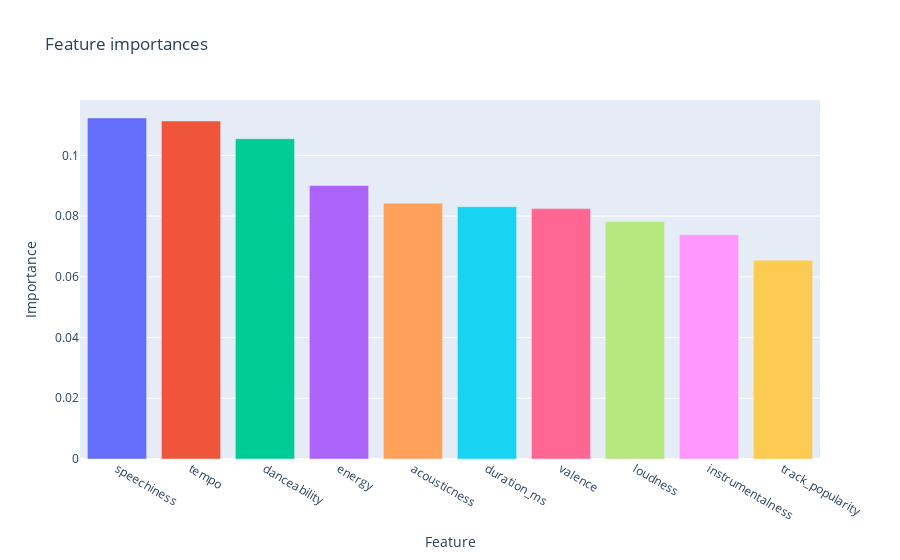

Notebook code cell kept with this figure:
### Markdown cell above
### Feature Importance

### Code cell
# Feature importance plot
feature_importance_plot(rf, X_train)

### Figure 1 — Plotly figure (JSON) as saved in the notebook; plotly's stock layout.template omitted (floating-point values rounded to 4 significant figures)
{"data": [{"alignmentgroup": "True", "hovertemplate": "Feature=%{x}<br>Importance=%{y}<extra></extra>", "legendgroup": "speechiness", "marker": {"color": "#636efa", "pattern": {"shape": ""}}, "name": "speechiness", "offsetgroup": "speechiness", "orientation": "v", "showlegend": true, "textposition": "auto", "type": "bar", "x": ["speechiness"], "xaxis": "x", "y": [0.1123], "yaxis": "y"}, {"alignmentgroup": "True", "hovertemplate": "Feature=%{x}<br>Importance=%{y}<extra></extra>", "legendgroup": "tempo", "marker": {"color": "#EF553B", "pattern": {"shape": ""}}, "name": "tempo", "offsetgroup": "tempo", "orientation": "v", "showlegend": true, "textposition": "auto", "type": "bar", "x": ["tempo"], "xaxis": "x", "y": [0.1114], "yaxis": "y"}, {"alignmentgroup": "True", "hovertemplate": "Feature=%{x}<br>Importance=%{y}<extra></extra>", "legendgroup": "danceability", "marker": {"color": "#00cc96", "pattern": {"shape": ""}}, "name": "danceability", "offsetgroup": "danceability", "orientation": "v", "showlegend": true, "textposition": "auto", "type": "bar", "x": ["danceability"], "xaxis": "x", "y": [0.1055], "yaxis": "y"}, {"alignmentgroup": "True", "hovertemplate": "Feature=%{x}<br>Importance=%{y}<extra></extra>", "legendgroup": "energy", "marker": {"color": "#ab63fa", "pattern": {"shape": ""}}, "name": "energy", "offsetgroup": "energy", "orientation": "v", "showlegend": true, "textposition": "auto", "type": "bar", "x": ["energy"], "xaxis": "x", "y": [0.09009], "yaxis": "y"}, {"alignmentgroup": "True", "hovertemplate": "Feature=%{x}<br>Importance=%{y}<extra></extra>", "legendgroup": "acousticness", "marker": {"color": "#FFA15A", "pattern": {"shape": ""}}, "name": "acousticness", "offsetgroup": "acousticness", "orientation": "v", "showlegend": true, "textposition": "auto", "type": "bar", "x": ["acousticness"], "xaxis": "x", "y": [0.08428], "yaxis": "y"}, {"alignmentgroup": "True", "hovertemplate": "Feature=%{x}<br>Importance=%{y}<extra></extra>", "legendgroup": "duration_ms", "marker": {"color": "#19d3f3", "pattern": {"shape": ""}}, "name": "duration_ms", "offsetgroup": "duration_ms", "orientation": "v", "showlegend": true, "textposition": "auto", "type": "bar", "x": ["duration_ms"], "xaxis": "x", "y": [0.08312], "yaxis": "y"}, {"alignmentgroup": "True", "hovertemplate": "Feature=%{x}<br>Importance=%{y}<extra></extra>", "legendgroup": "valence", "marker": {"color": "#FF6692", "pattern": {"shape": ""}}, "name": "valence", "offsetgroup": "valence", "orientation": "v", "showlegend": true, "textposition": "auto", "type": "bar", "x": ["valence"], "xaxis": "x", "y": [0.08248], "yaxis": "y"}, {"alignmentgroup": "True", "hovertemplate": "Feature=%{x}<br>Importance=%{y}<extra></extra>", "legendgroup": "loudness", "marker": {"color": "#B6E880", "pattern": {"shape": ""}}, "name": "loudness", "offsetgroup": "loudness", "orientation": "v", "showlegend": true, "textposition": "auto", "type": "bar", "x": ["loudness"], "xaxis": "x", "y": [0.07821], "yaxis": "y"}, {"alignmentgroup": "True", "hovertemplate": "Feature=%{x}<br>Importance=%{y}<extra></extra>", "legendgroup": "instrumentalness", "marker": {"color": "#FF97FF", "pattern": {"shape": ""}}, "name": "instrumentalness", "offsetgroup": "instrumentalness", "orientation": "v", "showlegend": true, "textposition": "auto", "type": "bar", "x": ["instrumentalness"], "xaxis": "x", "y": [0.07385], "yaxis": "y"}, {"alignmentgroup": "True", "hovertemplate": "Feature=%{x}<br>Importance=%{y}<extra></extra>", "legendgroup": "track_popularity", "marker": {"color": "#FECB52", "pattern": {"shape": ""}}, "name": "track_popularity", "offsetgroup": "track_popularity", "orientation": "v", "showlegend": true, "textposition": "auto", "type": "bar", "x": ["track_popularity"], "xaxis": "x", "y": [0.06548], "yaxis": "y"}], "layout": {"barmode": "relative", "legend": {"title": {"text": "Feature"}, "tracegroupgap": 0}, "showlegend": false, "title": {"text": "Feature importances"}, "xaxis": {"anchor": "y", "categoryarray": ["speechiness", "tempo", "danceability", "energy", "acousticness", "duration_ms", "valence", "loudness", "instrumentalness", "track_popularity"], "categoryorder": "array", "domain": [0, 1], "title": {"text": "Feature"}}, "yaxis": {"anchor": "x", "domain": [0, 1], "title": {"text": "Importance"}}}}
